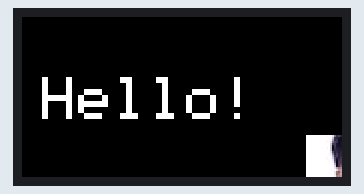
Recording of a program running on a simulated ESP32. Parts: 160×80 colour display. Random numbers use the default seed unless the program sets one.

Above: at 0.26 s.
At 4.82 s:
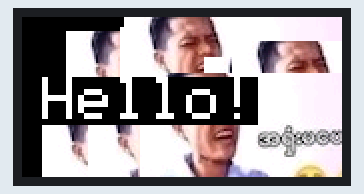
At 9.6 s:
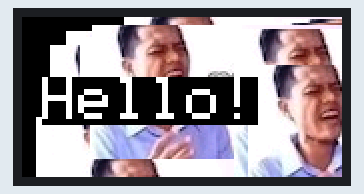
At 19.76 s:
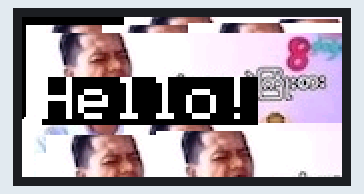
At 28.94 s:
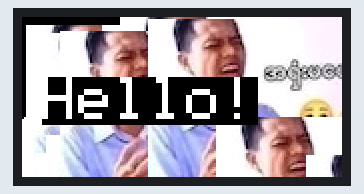
At 39.87 s:
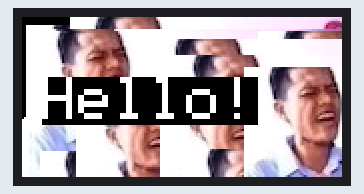

The program:

main.cpp
```cpp
#include <M5StickC.h>
#include "banana.h"

void setup() {
	M5.begin();
	M5.Lcd.setRotation(1);
    M5.Axp.ScreenBreath(10); // 7-12
}

void loop() {
    M5.Lcd.drawBitmap(random(M5.Lcd.width() - 1 ), random(M5.Lcd.height()-1), imgWidth, imgHeight, img);
    M5.Lcd.setCursor(10, 30);
  	M5.Lcd.setTextSize(3);
  	M5.Lcd.print("Hello!");
    delay(200);
}
```

Source omitted: banana.h (data table, 104783 bytes)
